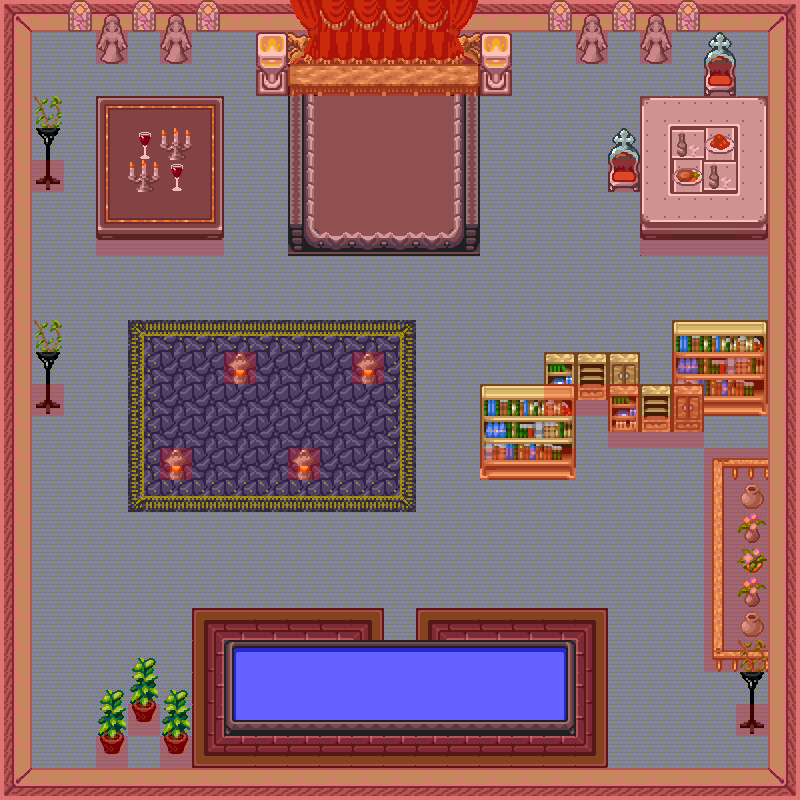

Tiled map render using the project's own tile images. Description and the map definition, with tile-layer contents summarised, below:
An orthogonal 25x25 tile map with 32x32 px tiles, 8 tile layers (0_floor, 1_terrain, 2_object, 3_roof, ...), 37 tilesets.

<map version="0.99b" orientation="orthogonal" width="25" height="25" tilewidth="32" tileheight="32">
 <tileset name="../../tileset/ground/ground.png" firstgid="1" tilewidth="32" tileheight="32">
  <image source="../../tileset/ground/ground.png" trans="ffffff" />
 </tileset>
 <tileset name="../../tileset/object/castle.png" firstgid="13" tilewidth="32" tileheight="32">
  <image source="../../tileset/object/castle.png" />
 </tileset>
 <tileset name="../../tileset/item/furniture/carpet/purple_rug.png" firstgid="333" tilewidth="32" tileheight="32">
  <image source="../../tileset/item/furniture/carpet/purple_rug.png" trans="ff00ff" />
 </tileset>
 <tileset name="../../tileset/building/decoration/fireplace.png" firstgid="336" tilewidth="32" tileheight="32">
  <image source="../../tileset/building/decoration/fireplace.png" />
 </tileset>
 <tileset name="../../tileset/item/furniture/curtain/curtain_rails.png" firstgid="345" tilewidth="32" tileheight="32">
  <image source="../../tileset/item/furniture/curtain/curtain_rails.png" trans="ff00ff" />
 </tileset>
 <tileset name="../../tileset/item/furniture/carpet/carpets.png" firstgid="348" tilewidth="32" tileheight="32">
  <image source="../../tileset/item/furniture/carpet/carpets.png" />
 </tileset>
 <tileset name="../../tileset/building/wall/int_wall_light_red.png" firstgid="356" tilewidth="32" tileheight="32">
  <image source="../../tileset/building/wall/int_wall_light_red.png" />
 </tileset>
 <tileset name="../../tileset/item/furniture/carpet/rug_border.png" firstgid="384" tilewidth="32" tileheight="32">
  <image source="../../tileset/item/furniture/carpet/rug_border.png" />
 </tileset>
 <tileset name="../../tileset/item/furniture/table/grey_fancy.png" firstgid="393" tilewidth="32" tileheight="32">
  <image source="../../tileset/item/furniture/table/grey_fancy.png" />
 </tileset>
 <tileset name="../../tileset/item/furniture/table/grey_plain.png" firstgid="402" tilewidth="32" tileheight="32">
  <image source="../../tileset/item/furniture/table/grey_plain.png" />
 </tileset>
 <tileset name="../../tileset/item/furniture/chair/throne.png" firstgid="411" tilewidth="32" tileheight="32">
  <image source="../../tileset/item/furniture/chair/throne.png" />
 </tileset>
 <tileset name="../../tileset/item/furniture/table/long_side_on_pale.png" firstgid="417" tilewidth="32" tileheight="32">
  <image source="../../tileset/item/furniture/table/long_side_on_pale.png" />
 </tileset>
 <tileset name="../../tileset/item/furniture/table/grey_pale.png" firstgid="420" tilewidth="32" tileheight="32">
  <image source="../../tileset/item/furniture/table/grey_pale.png" trans="ff00ff" />
 </tileset>
 <tileset name="../../tileset/item/furniture/table/grey_dark.png" firstgid="428" tilewidth="32" tileheight="32">
  <image source="../../tileset/item/furniture/table/grey_dark.png" trans="ff00ff" />
 </tileset>
 <tileset name="../../tileset/item/furniture/light/iron_lamp.png" firstgid="434" tilewidth="32" tileheight="32">
  <image source="../../tileset/item/furniture/light/iron_lamp.png" trans="ff00ff" />
 </tileset>
 <tileset name="../../tileset/building/window/painted.png" firstgid="437" tilewidth="32" tileheight="32">
  <image source="../../tileset/building/window/painted.png" />
 </tileset>
 <tileset name="../../tileset/item/furniture/statue/metal_and_stone.png" firstgid="438" tilewidth="32" tileheight="32">
  <image source="../../tileset/item/furniture/statue/metal_and_stone.png" />
 </tileset>
 <tileset name="../../tileset/plant/indoor/pot_plant.png" firstgid="444" tilewidth="32" tileheight="32">
  <image source="../../tileset/plant/indoor/pot_plant.png" />
 </tileset>
 <tileset name="../../tileset/item/drink/red_wine.png" firstgid="447" tilewidth="32" tileheight="32">
  <image source="../../tileset/item/drink/red_wine.png" />
 </tileset>
 <tileset name="../../tileset/item/candle/candelabra.png" firstgid="451" tilewidth="32" tileheight="32">
  <image source="../../tileset/item/candle/candelabra.png" />
 </tileset>
 <tileset name="../../tileset/item/candle/lamp.png" firstgid="452" tilewidth="32" tileheight="32">
  <image source="../../tileset/item/candle/lamp.png" />
 </tileset>
 <tileset name="../../tileset/building/decoration/pool.png" firstgid="453" tilewidth="32" tileheight="32">
  <image source="../../tileset/building/decoration/pool.png" />
 </tileset>
 <tileset name="../../tileset/item/furniture/light/torch_top.png" firstgid="462" tilewidth="32" tileheight="32">
  <image source="../../tileset/item/furniture/light/torch_top.png" trans="ff00ff" />
 </tileset>
 <tileset name="../../tileset/item/furniture/light/torch.png" firstgid="466" tilewidth="32" tileheight="32">
  <image source="../../tileset/item/furniture/light/torch.png" trans="ff00ff" />
 </tileset>
 <tileset name="../../tileset/item/furniture/curtain/red_gold_gathered.png" firstgid="467" tilewidth="32" tileheight="32">
  <image source="../../tileset/item/furniture/curtain/red_gold_gathered.png" />
 </tileset>
 <tileset name="../../tileset/item/furniture/curtain/red_gold_drawn.png" firstgid="473" tilewidth="32" tileheight="32">
  <image source="../../tileset/item/furniture/curtain/red_gold_drawn.png" />
 </tileset>
 <tileset name="../../tileset/item/furniture/shelve/bright_bookshelf.png" firstgid="479" tilewidth="32" tileheight="32">
  <image source="../../tileset/item/furniture/shelve/bright_bookshelf.png" />
 </tileset>
 <tileset name="../../tileset/item/furniture/shelve/bright_bookshelf_and_cupboard.png" firstgid="488" tilewidth="32" tileheight="32">
  <image source="../../tileset/item/furniture/shelve/bright_bookshelf_and_cupboard.png" />
 </tileset>
 <tileset name="../../tileset/item/furniture/chair/throne_small.png" firstgid="494" tilewidth="32" tileheight="32">
  <image source="../../tileset/item/furniture/chair/throne_small.png" />
 </tileset>
 <tileset name="../../tileset/item/drink/bottle_and_glass.png" firstgid="496" tilewidth="32" tileheight="32">
  <image source="../../tileset/item/drink/bottle_and_glass.png" />
 </tileset>
 <tileset name="../../tileset/item/food/meals_1.png" firstgid="497" tilewidth="32" tileheight="32">
  <image source="../../tileset/item/food/meals_1.png" />
 </tileset>
 <tileset name="../../tileset/building/fence/fence_wooden.png" firstgid="499" tilewidth="32" tileheight="32">
  <image source="../../tileset/building/fence/fence_wooden.png" />
 </tileset>
 <tileset name="../../tileset/item/pot/pot_grey.png" firstgid="508" tilewidth="32" tileheight="32">
  <image source="../../tileset/item/pot/pot_grey.png" />
 </tileset>
 <tileset name="../../tileset/plant/indoor/flower_vase.png" firstgid="509" tilewidth="32" tileheight="32">
  <image source="../../tileset/plant/indoor/flower_vase.png" />
 </tileset>
 <tileset name="../../tileset/plant/indoor/flowering_plant.png" firstgid="510" tilewidth="32" tileheight="32">
  <image source="../../tileset/plant/indoor/flowering_plant.png" />
 </tileset>
 <tileset name="../../tileset/plant/vine.png" firstgid="511" tilewidth="32" tileheight="32">
  <image source="../../tileset/plant/vine.png" trans="ff00ff" />
 </tileset>
 <tileset name="../../tileset/logic/collision.png" firstgid="512" tilewidth="32" tileheight="32">
  <image source="../../tileset/logic/collision.png" />
 </tileset>
 <layer name="0_floor" width="25" height="25">
  <data>[625 cells, 624 non-empty, 7 distinct tile ids]</data>
 </layer>
 <layer name="1_terrain" width="25" height="25">
  <data>[625 cells, 597 non-empty, 50 distinct tile ids]</data>
 </layer>
 <layer name="2_object" width="25" height="25">
  <data>[625 cells, 133 non-empty, 55 distinct tile ids]</data>
 </layer>
 <layer name="3_roof" width="25" height="25">
  <data>[625 cells, 45 non-empty, 15 distinct tile ids]</data>
 </layer>
 <layer name="4_roof_add" width="25" height="25">
  <data>[625 cells, 4 non-empty, 1 distinct tile ids]</data>
 </layer>
 <layer name="objects" width="25" height="25" opacity="0.9">
  <data>[625 cells, 0 non-empty, 0 distinct tile ids]</data>
 </layer>
 <layer name="collision" width="25" height="25" opacity="0.25">
  <data>[625 cells, 228 non-empty, 1 distinct tile ids]</data>
 </layer>
 <layer name="protection" width="25" height="25">
  <data>[625 cells, 0 non-empty, 0 distinct tile ids]</data>
 </layer>
</map>
